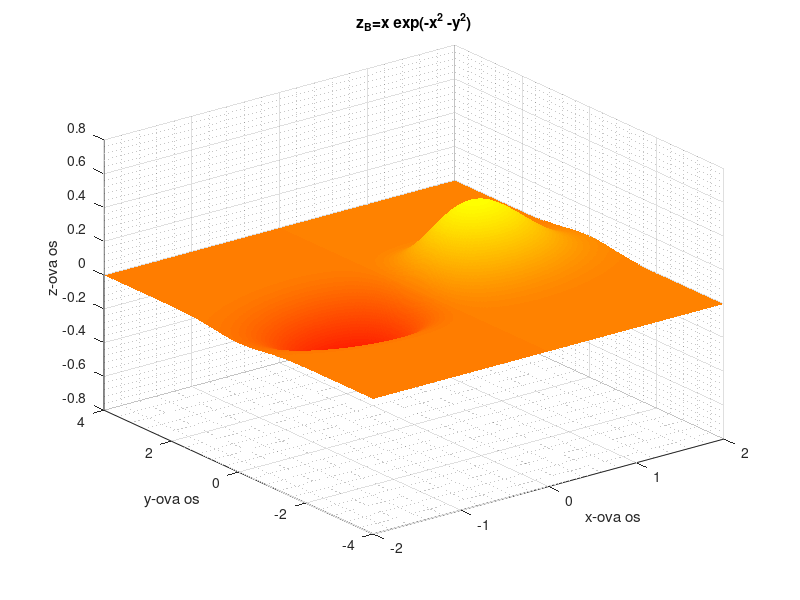

MATLAB code to generate this figure:
clc;clear;close all

%% my3Dfun1

%% Function domain

[x,y] = meshgrid(-2:.01:2, -4:.01:4);


%% Function values

z = @(x,y) x.*exp(-x.^2-y.^2);

%% Figure initialization

figure

%% Plotting figure

surf(x,y,z(x,y)) 

%% Title

title("z_B=x exp(-x^2 -y^2)")

%% Labels

xlabel('x-ova os')

ylabel('y-ova os')

zlabel('z-ova os')

%% Grid

grid minor

%% Colormap

colormap autumn

%% Shading

shading flat